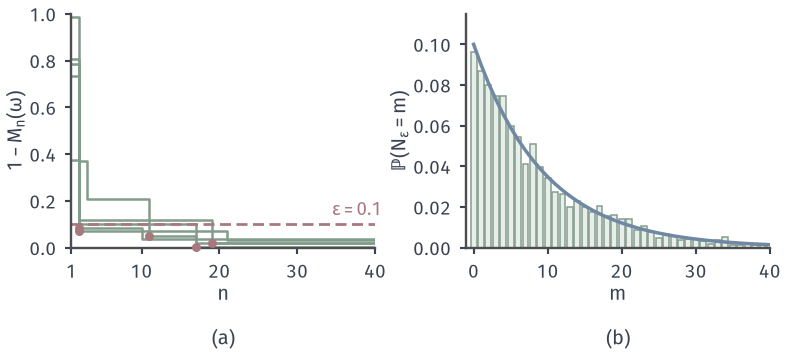

Recreate this plot in Python.
from pathlib import Path
import sys
HERE = Path(__file__).resolve().parent
sys.path.insert(0, str(HERE.parent/'rvconv-common'))
from rvconv_fig import *
# Running maximum M_n = max(U_1..U_n) of i.i.d. Unif(0,1); error E_n = 1 - M_n, threshold eps = 0.1.
# (a) five sample paths n -> 1 - M_n(omega), n <= 40 (seed 7).
# (b) N_eps(omega) = last n with 1 - M_n > eps (N = T - 1, T = first n with U_n > 0.9 ~ Geom(0.1));
#     histogram of 4000 simulated paths (seed 11) vs exact P(N = m) = 0.9^m * 0.1.
EPS = .1
fig, axes = figure(width_mm=112, height_mm=50, ncols=2)
panel(fig, left=.09, wspace=.3, bottom=.3)
ax = axes[0]; style(ax)
rng = np.random.default_rng(7); n = np.arange(1, 41)
cols = [GREEN]*5
last = []
for i in range(5):
    u = rng.random(40); e = 1 - np.maximum.accumulate(u)
    ax.step(n, e, where='post', color=GREEN, lw=1.0)
    idx = np.nonzero(e > EPS)[0]
    last.append(int(idx[-1]) + 1 if len(idx) else 0)
    if len(idx) and idx[-1] + 1 < 40:
        dot(ax, idx[-1] + 2, e[idx[-1] + 1], ms=3.6)
ax.axhline(EPS, color=RED, lw=1.1, ls=DASH)
lab(ax, 41, EPS + .02, r'$\varepsilon=0.1$', RED, ha='right', va='bottom')
ax.set_xlim(1, 40); ax.set_ylim(0, 1); ax.set_xticks([1, 10, 20, 30, 40])
axlab(ax, '$n$', r'$1-M_n(\omega)$')
ax = axes[1]; style(ax)
rng = np.random.default_rng(11); R = 4000
u = rng.random((R, 200)); hit = u > 1 - EPS
T = hit.argmax(axis=1) + 1; N = T - 1
m = np.arange(0, 41)
freq = np.array([(N == k).mean() for k in m])
ax.bar(m, freq, width=.8, color=GREEN_FILL, edgecolor=GREEN, linewidth=.6)
ax.plot(m, .9**m*.1, color=BLUE, lw=1.4)
ax.set_xlim(-1, 40); ax.set_ylim(0, .115); ax.set_xticks([0, 10, 20, 30, 40])
axlab(ax, r'$m$', 'ℙ$(N_{\\varepsilon}=m)$')
tags(fig, axes)
save(fig, HERE, 'figure', {'last_exceed_indices_panel_a': last, 'mean_N_sim': float(N.mean()), 'mean_N_exact': 9.0, 'R': R})
